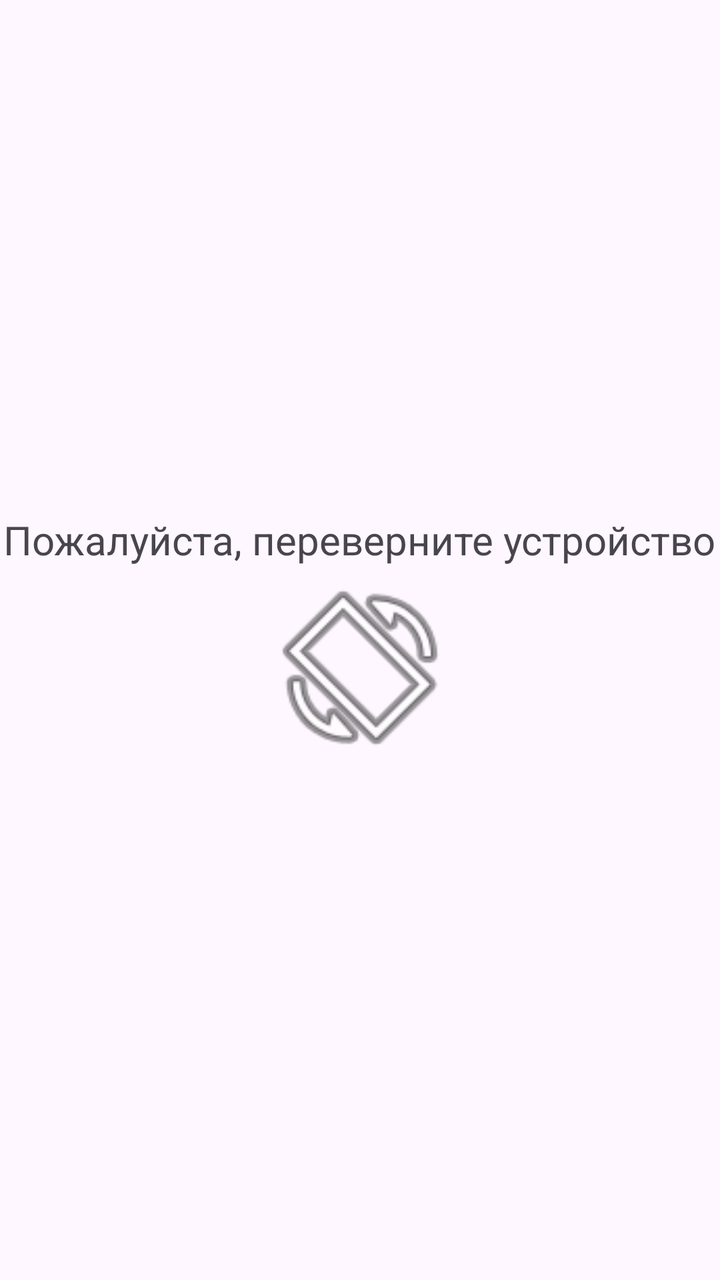
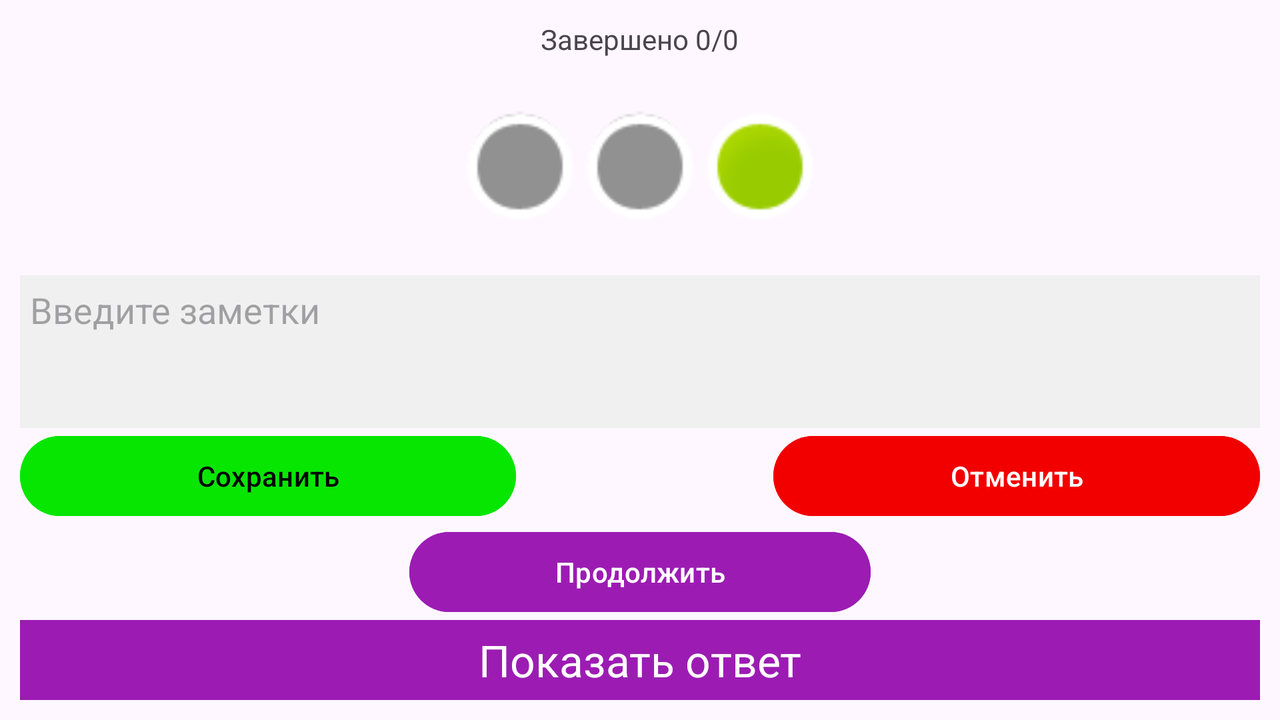

One screen, two layout resources from the same app: the default and the repository's alternative for another configuration. Each is rendered where Android would select it; the XML of both is given below.
<!-- AndroidManifest.xml: application theme Theme.FGLearning -->
<!-- res/layout/fragment_run_insertletters.xml -->
<?xml version="1.0" encoding="utf-8"?>
<FrameLayout xmlns:android="http://schemas.android.com/apk/res/android"
    xmlns:app="http://schemas.android.com/apk/res-auto"
    xmlns:tools="http://schemas.android.com/tools"
    android:layout_width="match_parent"
    android:layout_height="match_parent"
    tools:context=".fragments.AttentionRotateDeviceFragment">

    <LinearLayout
        android:layout_width="match_parent"
        android:layout_height="match_parent"
        android:orientation="vertical"
        android:gravity="center">

        <TextView
            android:layout_width="wrap_content"
            android:layout_height="wrap_content"
            android:textSize="20dp"
            android:text="@string/attention_rotate_device" />

        <ImageView
            android:id="@+id/rotateDeviceIcon"
            android:layout_width="100dp"
            android:layout_height="100dp"
            android:src="@android:drawable/ic_menu_always_landscape_portrait" />
    </LinearLayout>

</FrameLayout>
<!-- resources referenced by this layout -->
<resources>
  <string name="attention_rotate_device">Пожалуйста, переверните устройство</string>
  <style name="Theme.FGLearning" parent="Base.Theme.FGLearning">
      </style>
  <style name="Base.Theme.FGLearning" parent="Theme.Material3.DayNight.NoActionBar">
          <item name="colorPrimary">@color/purple</item>
      </style>
  <color name="purple">#9C1CB3</color>
</resources>
<!-- res/layout-land/fragment_run_insertletters.xml (the repository's variant of the layout above) -->
<!-- drawn on the phone turned sideways -->
<?xml version="1.0" encoding="utf-8"?>
<FrameLayout xmlns:android="http://schemas.android.com/apk/res/android"
    xmlns:app="http://schemas.android.com/apk/res-auto"
    android:layout_width="match_parent"
    android:layout_height="match_parent">

    <LinearLayout
        android:layout_width="match_parent"
        android:layout_height="match_parent"
        android:orientation="vertical"
        android:gravity="center"
        android:padding="10dp">

        <LinearLayout
            android:layout_width="match_parent"
            android:layout_height="wrap_content"
            android:orientation="horizontal"
            android:gravity="center">
            <TextView
                android:layout_width="wrap_content"
                android:layout_height="wrap_content"
                android:text="Завершено "/>
            <TextView
                android:id="@+id/countDoneText"
                android:layout_width="wrap_content"
                android:layout_height="wrap_content"
                android:text="0"/>
            <TextView
                android:layout_width="wrap_content"
                android:layout_height="wrap_content"
                android:text="/"/>
            <TextView
                android:id="@+id/countTotalText"
                android:layout_width="wrap_content"
                android:layout_height="wrap_content"
                android:text="0"/>

        </LinearLayout>

        <Space
            android:layout_width="match_parent"
            android:layout_height="0dp"
            android:layout_weight="1"/>

        <LinearLayout
            android:id="@+id/indicatorsLayout"
            android:layout_width="match_parent"
            android:layout_height="wrap_content"
            android:gravity="center">

            <ImageView
                android:id="@+id/indicator1"
                android:layout_width="60dp"
                android:layout_height="60dp"
                app:srcCompat="@android:drawable/presence_invisible" />
            <ImageView
                android:id="@+id/indicator2"
                android:layout_width="60dp"
                android:layout_height="60dp"
                app:srcCompat="@android:drawable/presence_invisible" />
            <ImageView
                android:id="@+id/indicator3"
                android:layout_width="60dp"
                android:layout_height="60dp"
                app:srcCompat="@android:drawable/presence_online" />
            

        </LinearLayout>

        <androidx.recyclerview.widget.RecyclerView
            android:id="@+id/lettersRecyclerView"
            android:layout_width="wrap_content"
            android:layout_height="wrap_content"
            android:orientation="horizontal"
            android:scrollbars="none"
            android:overScrollMode="never"/>

        <Space
            android:layout_width="match_parent"
            android:layout_height="0dp"
            android:layout_weight="1"/>

        <LinearLayout
            android:id="@+id/notesLayout"
            android:layout_width="match_parent"
            android:layout_height="wrap_content"
            android:orientation="vertical"
            android:gravity="center">
            <EditText
                android:id="@+id/notesEditText"
                android:layout_width="match_parent"
                android:layout_height="wrap_content"
                android:minLines="3"
                android:maxLines="3"
                android:background="#F0F0F0"
                android:gravity="top"
                android:maxLength="100"
                android:inputType="textMultiLine|textCapSentences"
                android:scrollbars="vertical"
                android:padding="5dp"
                android:hint="Введите заметки"/>
            <LinearLayout
                android:id="@+id/notesButtonsLayout"
                android:layout_width="match_parent"
                android:layout_height="wrap_content"
                android:orientation="horizontal"
                android:gravity="center">
                <Button
                    android:id="@+id/saveButton"
                    android:layout_width="wrap_content"
                    android:layout_height="wrap_content"
                    android:backgroundTint="@color/green"
                    android:textColor="@color/black"
                    android:layout_weight="1"
                    android:text="Сохранить"/>
                <Space
                    android:layout_width="0dp"
                    android:layout_height="wrap_content"
                    android:layout_weight="1"/>
                <Button
                    android:id="@+id/cancelButton"
                    android:layout_width="wrap_content"
                    android:layout_height="wrap_content"
                    android:backgroundTint="@color/red"
                    android:textColor="@color/white"
                    android:layout_weight="1"
                    android:text="Отменить"/>
            </LinearLayout>
            <LinearLayout
                android:id="@+id/continueButtonLayout"
                android:layout_width="match_parent"
                android:layout_height="wrap_content"
                android:orientation="horizontal"
                android:gravity="center">
                <Space
                    android:layout_width="0dp"
                    android:layout_height="wrap_content"
                    android:layout_weight="1"/>
                <Button
                    android:id="@+id/continueButton"
                    android:layout_width="wrap_content"
                    android:layout_height="wrap_content"
                    android:layout_weight="0.5"
                    android:backgroundTint="@color/purple"
                    android:text="Продолжить"/>
                <Space
                    android:layout_width="0dp"
                    android:layout_height="wrap_content"
                    android:layout_weight="1"/>
            </LinearLayout>
        </LinearLayout>
        <TextView
            android:id="@+id/showAnswerButton"
            android:layout_width="match_parent"
            android:layout_height="40dp"
            android:background="@color/purple"
            android:text="Показать ответ"
            android:gravity="center"
            android:textColor="@color/white"
            android:textSize="22sp"/>
    </LinearLayout>


</FrameLayout>
<!-- resources referenced by the variant -->
<!-- as the phone turned sideways resolves them -->
<resources>
  <color name="black">#FF000000</color>
  <color name="green">#07E600</color>
  <color name="purple">#9C1CB3</color>
  <color name="red">#F20000</color>
  <color name="white">#FFFFFFFF</color>
  <style name="Theme.FGLearning" parent="Base.Theme.FGLearning">
      </style>
  <style name="Base.Theme.FGLearning" parent="Theme.Material3.DayNight.NoActionBar">
          <item name="colorPrimary">@color/purple</item>
      </style>
</resources>
